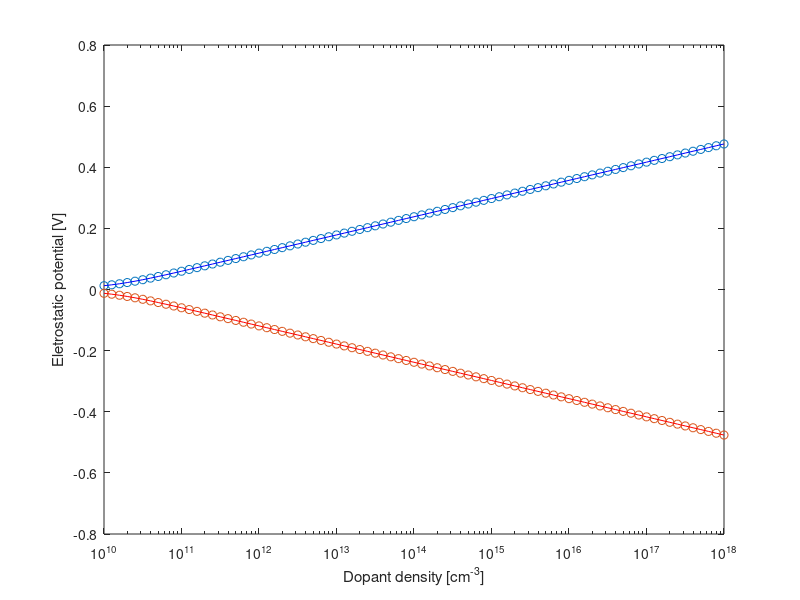

MATLAB code for this plot:
clear all
clc

q=1.602192e-19; % elementary charge, C
k_B=1.380662e-23; % Boltzmann constant
T=300; % temparature
Coeff=q/(k_B*T); % =V_T
n_int=1e10; % intrinsic carrier density of Si at 300K
N_power=(10:0.1:18)'; 
N_dop=1*10.^(N_power(:,1));% dopant density
N_pos(:,1)=1*N_dop;% dopant: donor
N_neg(:,1)=-1*N_dop;% dopant: acceptor

%% numerical solution
for i=1:length(N_power) % Donor
    phi=1; % initial value
    for newton=1:60
        Jaco=-Coeff*n_int*exp(-Coeff*phi)-Coeff*n_int*exp(Coeff*phi); % jacobian
        res=N_pos(i,1)+n_int*exp(-Coeff*phi)-n_int*exp(Coeff*phi); %residue
        update=Jaco\(-res);
        phi=phi+update;
    end
    phi_pos_num(i,1)=phi;
end

for i=1:length(N_power) % Acceptor
    phi=-1; % initial value
    for newton=1:60
        Jaco=-Coeff*n_int*exp(-Coeff*phi)-Coeff*n_int*exp(Coeff*phi); % jacobian
        res=N_neg(i,1)+n_int*exp(-Coeff*phi)-n_int*exp(Coeff*phi); %residue
        update=Jaco\(-res);
        phi=phi+update;
    end
    phi_neg_num(i,1)=phi;
end



%% analytic solution
for i=1:length(N_power)
    phi_pos_anal(i,1)=(1/Coeff)*asinh(N_pos(i,1)./(2*n_int)); % Donor
    phi_neg_anal(i,1)=(1/Coeff)*asinh(N_neg(i,1)./(2*n_int)); % Acceptor
end

err_pos=phi_pos_anal-phi_pos_num; % numerical solution- anlaytical solution (Donor)
err_neg=phi_neg_anal-phi_neg_num; % numerical solution- anlaytical solution (Acceptor)

% 
% subplot(2,1,1)
% semilogx(N_pos,err_pos,'o')
% xlabel('Donor density [cm^-^3]')
% ylabel('err [V]')
% subplot(2,1,2)
% semilogx(abs(N_neg),err_pos,'o')
% xlabel('Acceptor density [cm^-^3]')
% ylabel('err [V]')

semilogx(N_pos,phi_pos_num,'o',N_pos,phi_pos_anal,'b',abs(N_neg),phi_neg_num,'o',abs(N_neg),phi_neg_anal,'r')
xlabel('Dopant density [cm^-^3]')
ylabel('Eletrostatic potential [V]')


% semilogx(N_pos,phi_pos_num,'o')
% xlabel('Dopant density [cm^-^3]')
% ylabel('Eletrostatic potential [V]')


